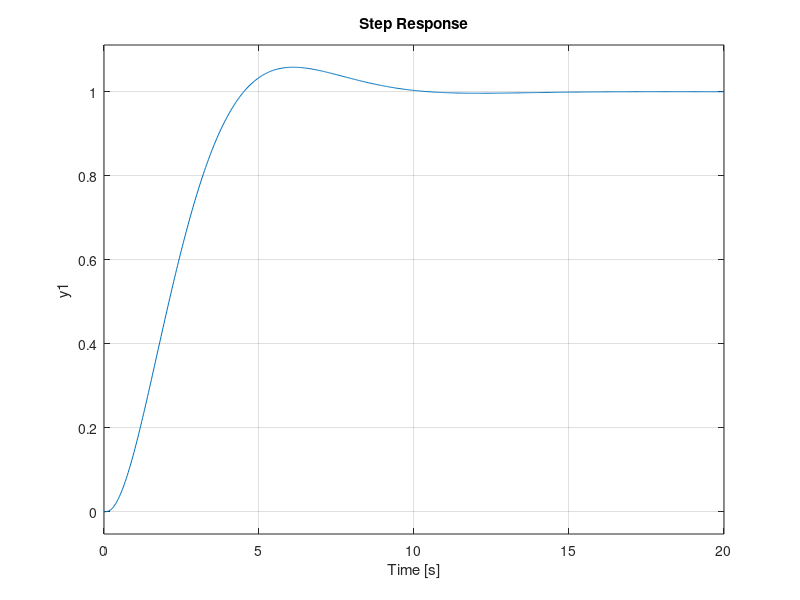

The MATLAB script that drew this image: (Note: this script raises an error after producing the figure.)
clear 
clc
close all
                        %STEP RESPONSE USING FOR LOOPS
%POV:STEP RESPONSES ARE EVALUATED FROM CLOSED LOOP AND NOT OPEN LOOP!
num1=[5];
den1=[1 11 10 0];
sys1=tf(num1,den1);
sys_one=feedback(sys1,[1]);
num2=[10];
den2=[1 11 10 0];
sys2=tf(num2,den2);
sys_two=feedback(sys2,[1]);
num3=[20];
den3=[1 11 10 0];
sys3=tf(num3,den3);
sys_three=feedback(sys3,[1]); %closed loop system
figure
hold on
step(sys_one);
gtext('K=5');
step(sys_two);
gtext('K=10');
step(sys_three);
gtext('K=20');
title('Step Responses of Three Gains');
grid on

%notice that the above code takes many lines of code and can be easily 
%fixed by a for loop as illustarated  below since the denom is the same!

K=[5 10 20];
i=length(K);
t=0:0.01:20;
figure
for n=1:i
    numg=[K(n)]; deng=[1 11 10 0]; sysg=tf(numg,deng); 
    sys=feedback(sysg,[1]);
    y(:,n)=step(sys,t) ;%step returns a complex variable

% step(sys,t) 
% this alone plots the step response of the last K and you have to include
% hold to %have all plots
%   if numg==[5]
%       gtext('K=5');
%   else if numg==[10]
%     gtext('K=10');
%       else gtext('K=20');
%       end
%       
%     hold on
%   end
end 
plot(t,y);
grid on

%a recapp of subplots. here I want 2 rows and 2 columns
subplot(2,2,1);
plot(t,y(:,1))
grid on
subplot(2,2,2);
plot(t,y(:,2))
grid on
subplot(2,2,3);
plot(t,y(:,3))
grid on

A=[1 2 3;4 5 6;7 8 9];
%recapp of extracting rows and columns from vectors
A(:,2); %extracting column 2
A(2,:);%extractiing row 2

t=0:0.01:6;
k=0;
for p=1:8
    zeta=0.6+0.05*p;
    for q=1:8
        Wn(q,:)=0.5*q
        num1=[6]; den1=[1 6 11  6]; sys1=tf(num1,den1);
        num2=[Wn^2]; den2=[1  2*zeta*Wn Wn^2]; sys2=tf(num2,den2);
        [y1,t]=step(sys1,t); [y2,t]=step(sys2,t);
        error=(y1-y2).^2;
        emax=max(error);
        if emax<0.05
            k=k+1;
            %solution(:,k)=[k zeta Wn  emax]%produces output in columns
            solution(k,:)=[k zeta Wn emax] %produces output as row vectors
        end
    end
end

%OBTAINING RISE TIME,PEAK TIME,MAX OVERSHOOT & SETTLING TIME

%system one
num=[25]; den=[1 6 25];
t=0:0.005:5; [y,x,t]=step(num,den,t);
figure
plot(t,y)
grid on
title('Unit step response 1st')

%Here, the rise time is evaluated as the time taken for the output to rise
%from 10% to 90% of final value
r1=1;while y(r1)<0.1;  r1=r1+1;end
r2=1;while y(r2)<0.9;  r2=r2+1;end
rise_time1=(r2-r1)*0.005 %obtaining the rise time
[ymax,tp]= max(y); %remember peak time is the time required to peak
peak_time1=(tp-1)*0.005 %obtaining the peak time
max_overshoot1=ymax-1
s=1001; while y(s)>0.98 && y(s)<1.02; s=s-1;end
settling_time1=(s-1)*0.005

%2nd system
num=[6.3223 18 12.811]; den=[1 6 11.3223 18 12.811]; 
t=0:0.02:20;
sys=tf(num,den);
[y,x,t]=step(num,den,t); 
figure
plot(t,y)
grid on; title('unit step response 2nd');
r1=1;while y(r1)<0.1, r1=r1+1;end
r2=1;while y(r2)<0.9,  r2=r2+1;end
rise_time2=(r2-r1)*0.02; %rise time is time required for output to rise from 
%10% to  90% of final output value
[ymax, tp]=max(y);
peak_time2=(tp-1)*0.02
max_overshoot2=ymax-1;
s=1001; while y(s)>0.98 && y(s)<1.02; s=s-1; end
settling_time2=(s-1)*0.02

%third system
num=[6]; den=[1 6 11 6]; sys=tf(num,den);
t=0:0.01:30;
[y,t]=step(sys,t);
figure
plot(t,y) 
grid on
title('step response last');
%obtaining perfomance parameters
r1=1; while y(r1)<0.1, r1=r1+1; end
r2=1; while y(r2)<0.9, r2=r2+1;end
rise_time3=(r2-r1)*0.01
[ymax tp]=max(y);
peak_time3=(tp-1)*0.01
max_overshoot3=ymax-1
s=1001; while y(s)>0.98 && y(s)<1.02; s=s-1;end
setlling_time3=(s-1)*0.01


%EXTRAS
 num=[25 35 45]; den=[1 6 25];
 t=0:0.01:10;
 sys=tf(num,den);
 [y,t]=step(sys,t);
 plot(t,y)%to use plot, vectors must  be of the same length.Use [y t] and
 %[y x t] appropriately
 
 for i=1:k
    
    num=[a(i)];
    den=[1 b(i) a(i)];
    sys=tf(num,den);
    
    y(:,i)=step(sys,t);
%     hold on
%     grid on
%     pause (1)
end

 
 
